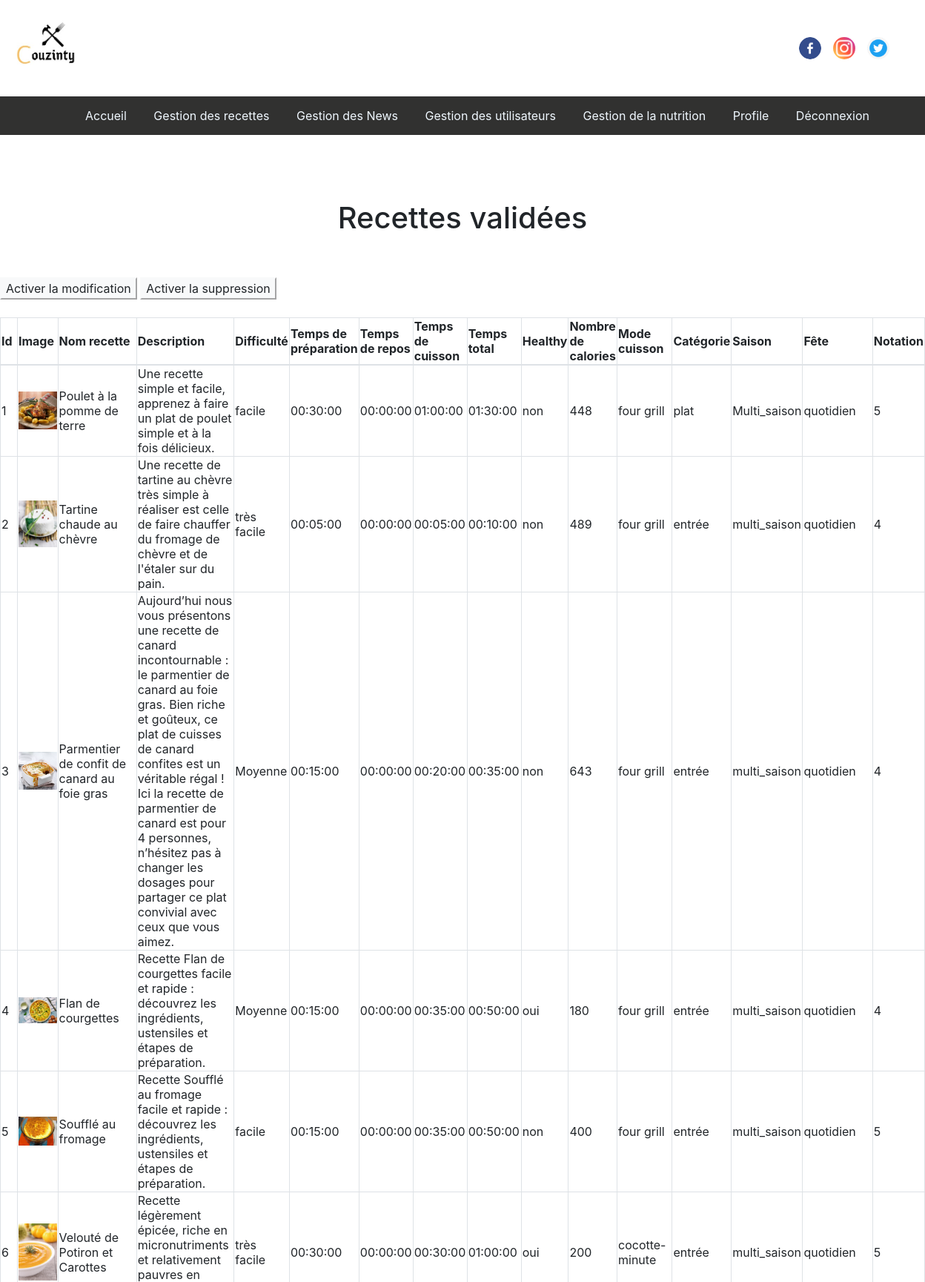
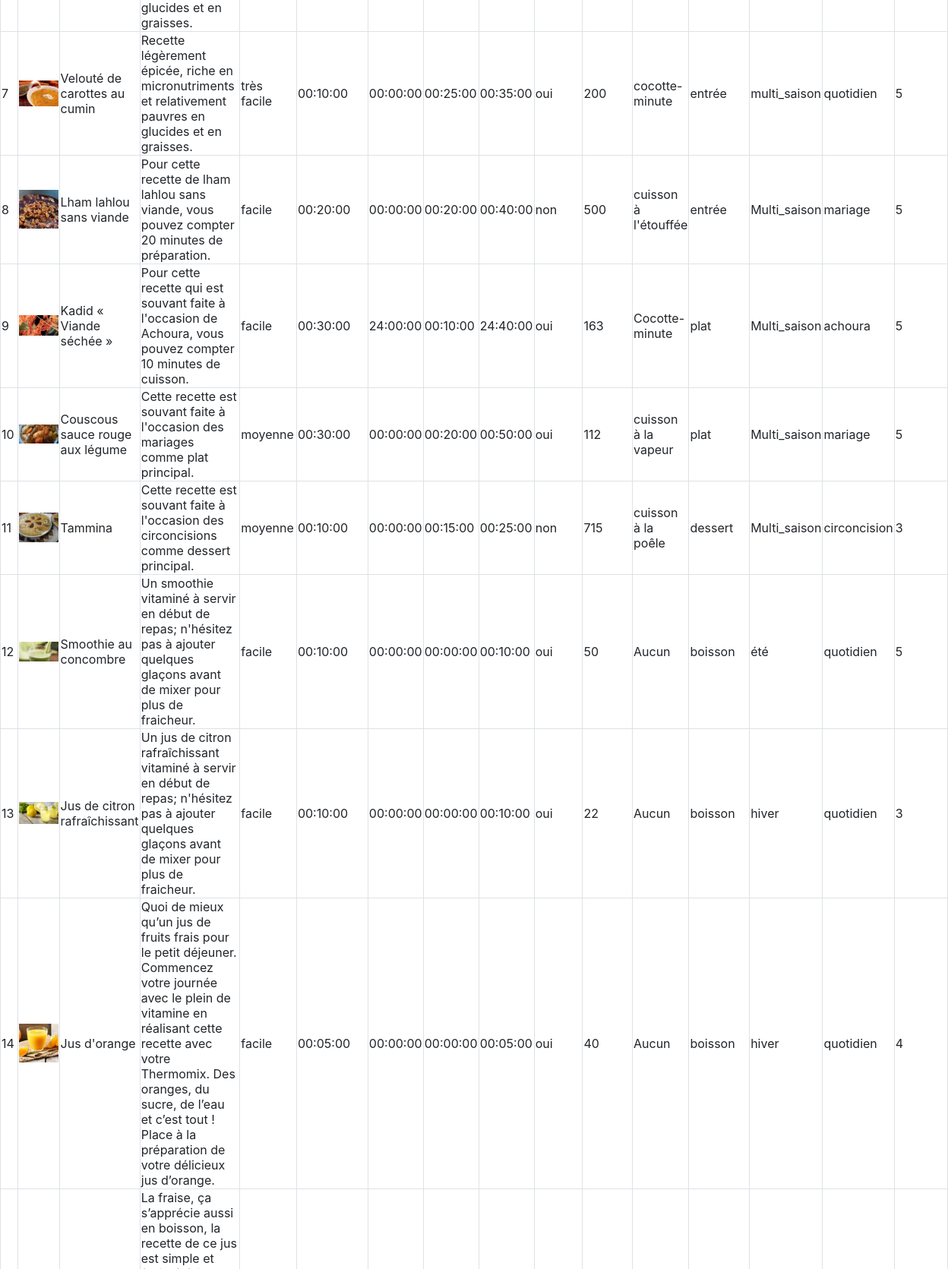
Page /Couzinty/gestion_recettes.php (upper part) on the committed database (2 pictures, top to bottom).
### tables this page shows
CREATE TABLE `recette` (
  `id_recette` int(11) NOT NULL,
  `nom_recette` varchar(255) NOT NULL,
  `description` text NOT NULL,
  `image` text NOT NULL,
  `difficulte` varchar(255) NOT NULL,
  `temps_prepa` time NOT NULL,
  `temps_repos` time NOT NULL,
  `temps_cuisson` time NOT NULL,
  `temps_total` time NOT NULL,
  `liste_ingredients` longtext NOT NULL,
  `liste_etapes` longtext NOT NULL,
  `healthy` enum('oui','non') NOT NULL DEFAULT 'non',
  `calories` int(11) NOT NULL,
  `notation` int(11) NOT NULL,
  `mode_cuisson` varchar(255) NOT NULL,
  `categorie_nom` varchar(255) NOT NULL,
  `saison` varchar(255) NOT NULL,
  `fete` enum('quotidien','mariage','circoncision','aid','achoura') NOT NULL,
  `news` enum('oui','non') NOT NULL DEFAULT 'non',
  `valide_recette` enum('oui','non') NOT NULL DEFAULT 'oui'
);

### Couzinty/controllers/gestion_recettes_controller.php (called while the page is built, shortened)
<?php
require_once($_SERVER['DOCUMENT_ROOT'].'./projet_tdw/views/gestion_recettes_view.php');
require_once($_SERVER['DOCUMENT_ROOT'].'./projet_tdw/models/gestion_recettes_model.php');
class gestion_recettes_controller
{
function afficher_gestion_recettes(){
$v=new gestion_recettes_view();
$v->afficher_gestion_recettes();
}
function getRecettes() {
$mdl=new gestion_recettes_model();
$r=$mdl->getRecettes();
return $r;
}
}
?>

### Couzinty/gestion_recettes.php (called while the page is built)
<?php
    require_once($_SERVER['DOCUMENT_ROOT'].'./projet_tdw/controllers/gestion_recettes_controller.php');
    $v= new gestion_recettes_controller();
    $v->afficher_gestion_recettes();
?>

### Couzinty/models/gestion_recettes_model.php (called while the page is built, shortened)
<?php
require_once($_SERVER['DOCUMENT_ROOT'].'./projet_tdw/controllers/gestion_recettes_controller.php');
class gestion_recettes_model{
    private $dbname="projet_tdw";
    private $host="localhost";
    private $user="root";
    private $password="";
    private function connecter($dbname,$host,$user,$password){
        $c="mysql:host=$host;dbname=$dbname;";
        try {
            $db= new PDO($c,$user,$password);
        } catch (PDOException $ex) {
            printf("erreur de connexion à la base de donnée",$ex->getMessage());
            exit();
        }
        return $db;
    }
    private function requete($db,$r){
        return $db->query($r);
    }
    public function getRecettes(){
        $db=$this->connecter($this->dbname,$this->host,$this->user,$this->password);
        $q="SELECT * FROM recette where valide_recette = 'oui' AND news='non'";
        $r=$this->requete($db,$q);
        return $r;
    }
}
?>

### Couzinty/views/gestion_recettes_view.php (the view, shortened to what this page needs)
<link rel = "stylesheet" href = "./css/bootstrap.min.css">
<link rel = "stylesheet" href = "./css/style.css">
<?php
require_once($_SERVER['DOCUMENT_ROOT'].'./projet_tdw/controllers/gestion_recettes_controller.php');
class gestion_recettes_view
{
    public function entete()
    {
    ?>
        <head>
        </head>
        <div id="container-slider" class = "container-responsive">
        <nav class="navbar navbar-expand-sm justify-content-between">
        <a class="navbar-brand mr-50" href="#">
        <img src="./img/couzinty.jpg" alt="Logo" style="border:none;width:100px;">
        </a>
        <nav class="navbar navbar-expand-sm justify-content-between" style="margin-top: 0%;">
        <a class="navbar-brand" href="https://www.facebook.com">
        <img src="./img/facebook.png" class="rounded-circle" alt="Logo" style="width:30px;">
        </a>
        <a class="navbar-brand mr-50" href="https://www.instagram.com">
        <img src="./img/instagram.png" class="rounded-circle" alt="Logo" style="width:30px;">
        </a>
        <a class="navbar-brand" href="https://www.twitter.com">
        <img src="./img/twitter.png" class="rounded-circle" alt="Logo" style="width:30px;">
        </a>
        </nav>
        </nav>
        </div>
    <?php
    }
    public function menu()
    {
    ?>
     <div>
     <center>
     <nav class="menu">
     <ul>
      <li><a href="./accueil_admin.php" class="lien">Accueil</a></li>
      <li><a href="./gestion_recettes.php" class="lien">Gestion des recettes</a></li>
      <li><a href="./gestion_news.php" class="lien">Gestion des News</a></li>
      <li><a href="./gestion_users.php" class="lien">Gestion des utilisateurs</a></li>
      <li><a href="./gestion_nutrition.php" class="lien">Gestion de la nutrition</a></li>
      <li><a href="./profile.php" class="lien">Profile</a></li>
      <li><a href="./deconnexion.php" class="lien">Déconnexion</a></li>
     </ul>
     </nav>
     </center>
    </div>
     <?php
     }
     public function contenu()
     {
     ?>
        <link href="https://stackpath.bootstrapcdn.com/bootstrap/4.3.1/css/bootstrap.min.css" rel="stylesheet"/>
        <link href="https://use.fontawesome.com/releases/v5.6.3/css/all.css" rel="stylesheet"/>
        <link href="https://unpkg.com/bootstrap-table@1.18.3/dist/bootstrap-table.min.css" rel="stylesheet"/>
   <div class="container-responsive">
   <center><h1>Recettes validées</h1></center>
   <br/><br/>
   <button class="btn-light" id="modifier">Activer la modification</button>
   <button class="btn-light" id="supprimer">Activer la suppression</button>
   <br/><br/>
   <table id="table" class="table-bordered" data-toggle="table" data-filter-control="true" data-escape="false" class="table">
	<thead>
		<tr>
         <th data-field="id" data-filter-control="select" data-sortable="true">Id</th>
         <th data-field="image">Image</th>
			<th data-field="nom" data-filter-control="input" data-sortable="true">Nom recette</th>
         <th data-field="desc" data-sortable="true">Description</th>
			<th data-field="diff" data-filter-control="input" data-sortable="true">Difficulté</th>
			<th data-field="temps_prepa" data-filter-control="input" data-sortable="true">Temps de préparation</th>
         <th data-field="temps_repos" data-filter-control="input" data-sortable="true">Temps de repos</th>
         <th data-field="temps_cuisson" data-filter-control="input" data-sortable="true">Temps de cuisson</th>
         <th data-field="temps_total" data-filter-control="input" data-sortable="true">Temps total</th>
         <th data-field="healthy" data-filter-control="select" data-sortable="true">Healthy</th>
			<th data-field="calories" data-filter-control="input" data-sortable="true">Nombre de calories</th>
         <th data-field="mode_cuisson" data-filter-control="input" data-sortable="true">Mode cuisson</th>
         <th data-field="categorie" data-filter-control="input" data-sortable="true">Catégorie</th>
         <th data-field="saison" data-filter-control="input" data-sortable="true">Saison</th>
         <th data-field="fete" data-filter-control="input" data-sortable="true">Fête</th>
         <th data-field="notation" data-filter-control="input" data-sortable="true">Notation</th>
		</tr>
	</thead>
	<tbody id="tbody1">
    <?php
                $cpt=0;
                $controller = new gestion_recettes_controller();
                $resultat = $controller->getRecettes();
                foreach ($resultat as $row) { $cpt++; if (!empty($row['nom_recette'])) {?>
                    <tr>
                        <td><?php echo $cpt ?></td>
                        <td><?php echo $row["image"] ?></td>
                        <td><?php echo $row["nom_recette"] ?></td>
                        <td><?php echo $row["description"] ?></td>
                        <td><?php echo $row["difficulte"] ?></td>
                        <td><?php echo $row["temps_prepa"] ?></td>
                        <td><?php echo $row["temps_repos"] ?></td>
                        <td><?php echo $row["temps_cuisson"] ?></td>
                        <td><?php echo $row["temps_total"] ?></td>
                        <td><?php echo $row["healthy"] ?></td>
                        <td><?php echo $row["calories"] ?></td>
                        <td><?php echo $row["mode_cuisson"] ?></td>
                        <td><?php echo $row["categorie_nom"] ?></td>
                        <td><?php echo $row["saison"] ?></td>
                        <td><?php echo $row["fete"] ?></td>
                        <td><?php echo $row["notation"] ?></td>
                     <tr>
                    <?php }
                }
                ?>
	</tbody>
</table>
<br/><br/><br/><br/>
<br/><br/>
<br/><br/><br/><br/>
<br/><br/><br/><br/>
</div>
    <?php
    }
    ?>
    <?php
    public function afficher_gestion_recettes()
    {
        $this->entete();
        $this->menu();
        $this->contenu();
    }
}
?>

### Couzinty/css/style.css (style rules this page uses)
.menu ul li { display:inline-block; }
.menu { top: 0; position: sticky; background-color:rgb(49, 49, 48); padding: 0px; margin: 0; }
.menu li a { display: inline-block; color: aliceblue; text-align: center; padding: 14px 16px; text-decoration: none; }
img { width: 100%; border-right: 2px solid black; }

### rows in the picture
recette: image (picture), nom_recette "Poulet à la pomme de terre", description "Une recette simple et facile, apprenez à faire un plat de poulet simple et à la fois délicieux.", difficulte "facile", temps_prepa "00:30:00", temps_repos "00:00:00", temps_cuisson "01:00:00", temps_total "01:30:00", healthy "non", calories "448", mode_cuisson "four grill", categorie_nom "plat", saison "Multi_saison", fete "quotidien", notation "5"
recette: image (picture), nom_recette "Tartine chaude au chèvre", description "Une recette de tartine au chèvre très simple à réaliser est celle de faire chauffer du fromage de chèvre et de l'étaler sur du pain.", difficulte "très facile", temps_prepa "00:05:00", temps_repos "00:00:00", temps_cuisson "00:05:00", temps_total "00:10:00", healthy "non", calories "489", mode_cuisson "four grill", categorie_nom "entrée", saison "multi_saison", fete "quotidien", notation "4"
recette: image (picture), nom_recette "Parmentier de confit de canard au foie gras", description "Aujourd’hui nous vous présentons une recette de canard incontournable : le parmentier de canard au foie gras. Bien riche et goûteux, ce plat de cuisses de canard confites est un véritable régal ! Ici la recette de parmentier de canard est pour 4 personnes, n’hésitez pas à changer les dosages pour partager ce plat convivial avec ceux que vous aimez.", difficulte "Moyenne", temps_prepa "00:15:00", temps_repos "00:00:00", temps_cuisson "00:20:00", temps_total "00:35:00", healthy "non", calories "643", mode_cuisson "four grill", categorie_nom "entrée", saison "multi_saison", fete "quotidien", notation "4"
recette: image (picture), nom_recette "Flan de courgettes", description "Recette Flan de courgettes facile et rapide : découvrez les ingrédients, ustensiles et étapes de préparation.", difficulte "Moyenne", temps_prepa "00:15:00", temps_repos "00:00:00", temps_cuisson "00:35:00", temps_total "00:50:00", healthy "oui", calories "180", mode_cuisson "four grill", categorie_nom "entrée", saison "multi_saison", fete "quotidien", notation "4"
recette: image (picture), nom_recette "Soufflé au fromage", description "Recette Soufflé au fromage facile et rapide : découvrez les ingrédients, ustensiles et étapes de préparation.", difficulte "facile", temps_prepa "00:15:00", temps_repos "00:00:00", temps_cuisson "00:35:00", temps_total "00:50:00", healthy "non", calories "400", mode_cuisson "four grill", categorie_nom "entrée", saison "multi_saison", fete "quotidien", notation "5"
recette: image (picture), nom_recette "Velouté de Potiron et Carottes", description "Recette légèrement épicée, riche en micronutriments et relativement pauvres en glucides et en graisses.", difficulte "très facile", temps_prepa "00:30:00", temps_repos "00:00:00", temps_cuisson "00:30:00", temps_total "01:00:00", healthy "oui", calories "200", mode_cuisson "cocotte-minute", categorie_nom "entrée", saison "multi_saison", fete "quotidien", notation "5"
recette: image (picture), nom_recette "Velouté de carottes au cumin", description "Recette légèrement épicée, riche en micronutriments et relativement pauvres en glucides et en graisses.", difficulte "très facile", temps_prepa "00:10:00", temps_repos "00:00:00", temps_cuisson "00:25:00", temps_total "00:35:00", healthy "oui", calories "200", mode_cuisson "cocotte-minute", categorie_nom "entrée", saison "multi_saison", fete "quotidien", notation "5"
recette: image (picture), nom_recette "Lham lahlou sans viande", description "Pour cette recette de lham lahlou sans viande, vous pouvez compter 20 minutes de préparation.", difficulte "facile", temps_prepa "00:20:00", temps_repos "00:00:00", temps_cuisson "00:20:00", temps_total "00:40:00", healthy "non", calories "500", mode_cuisson "cuisson à l'étouffée", categorie_nom "entrée", saison "Multi_saison", fete "mariage", notation "5"
recette: image (picture), nom_recette "Kadid « Viande séchée »", description "Pour cette recette qui est souvant faite à l'occasion de Achoura, vous pouvez compter 10 minutes de cuisson.", difficulte "facile", temps_prepa "00:30:00", temps_repos "24:00:00", temps_cuisson "00:10:00", temps_total "24:40:00", healthy "oui", calories "163", mode_cuisson "Cocotte-minute", categorie_nom "plat", saison "Multi_saison", fete "achoura", notation "5"
recette: image (picture), nom_recette "Couscous sauce rouge aux légume", description "Cette recette est souvant faite à l'occasion des mariages comme plat principal.", difficulte "moyenne", temps_prepa "00:30:00", temps_repos "00:00:00", temps_cuisson "00:20:00", temps_total "00:50:00", healthy "oui", calories "112", mode_cuisson "cuisson à la vapeur", categorie_nom "plat", saison "Multi_saison", fete "mariage", notation "5"
recette: image (picture), nom_recette "Tammina", description "Cette recette est souvant faite à l'occasion des circoncisions comme dessert principal.", difficulte "moyenne", temps_prepa "00:10:00", temps_repos "00:00:00", temps_cuisson "00:15:00", temps_total "00:25:00", healthy "non", calories "715", mode_cuisson "cuisson à la poêle", categorie_nom "dessert", saison "Multi_saison", fete "circoncision", notation "3"
recette: image (picture), nom_recette "Smoothie au concombre", description "Un smoothie vitaminé à servir en début de repas; n'hésitez pas à ajouter quelques glaçons avant de mixer pour plus de fraicheur.", difficulte "facile", temps_prepa "00:10:00", temps_repos "00:00:00", temps_cuisson "00:00:00", temps_total "00:10:00", healthy "oui", calories "50", mode_cuisson "Aucun", categorie_nom "boisson", saison "été", fete "quotidien", notation "5"
recette: image (picture), nom_recette "Jus de citron rafraîchissant", description "Un jus de citron rafraîchissant vitaminé à servir en début de repas; n'hésitez pas à ajouter quelques glaçons avant de mixer pour plus de fraicheur.", difficulte "facile", temps_prepa "00:10:00", temps_repos "00:00:00", temps_cuisson "00:00:00", temps_total "00:10:00", healthy "oui", calories "22", mode_cuisson "Aucun", categorie_nom "boisson", saison "hiver", fete "quotidien", notation "3"
recette: image (picture), nom_recette "Jus d'orange", description "Quoi de mieux qu’un jus de fruits frais pour le petit déjeuner. Commencez votre journée avec le plein de vitamine en réalisant cette recette avec votre Thermomix. Des oranges, du sucre, de l’eau et c’est tout ! Place à la préparation de votre délicieux jus d’orange.", difficulte "facile", temps_prepa "00:05:00", temps_repos "00:00:00", temps_cuisson "00:00:00", temps_total "00:05:00", healthy "oui", calories "40", mode_cuisson "Aucun", categorie_nom "boisson", saison "hiver", fete "quotidien", notation "4"
